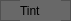
  <widget class="QFrame" name="frame_56">
   <property name="geometry">
    <rect>
     <x>276</x>
     <y>379</y>
     <width>71</width>
     <height>21</height>
    </rect>
   </property>
   <property name="minimumSize">
    <size>
     <width>71</width>
     <height>21</height>
    </size>
   </property>
   <property name="maximumSize">
    <size>
     <width>71</width>
     <height>21</height>
    </size>
   </property>
   <property name="styleSheet">
    <string notr="true">background-color: #686868;</string>
   </property>
   <property name="frameShape">
    <enum>QFrame::StyledPanel</enum>
   </property>
   <property name="frameShadow">
    <enum>QFrame::Raised</enum>
   </property>
   <widget class="QLabel" name="label_85">
    <property name="geometry">
     <rect>
      <x>10</x>
      <y>0</y>
      <width>61</width>
      <height>21</height>
     </rect>
    </property>
    <property name="minimumSize">
     <size>
      <width>61</width>
      <height>21</height>
     </size>
    </property>
    <property name="maximumSize">
     <size>
      <width>61</width>
      <height>21</height>
     </size>
    </property>
    <property name="text">
     <string>Frame Style</string>
    </property>
   </widget>
   <widget class="QFrame" name="frame_57">
    <property name="geometry">
     <rect>
      <x>0</x>
      <y>0</y>
      <width>71</width>
      <height>21</height>
     </rect>
    </property>
    <property name="minimumSize">
     <size>
      <width>71</width>
      <height>21</height>
     </size>
    </property>
    <property name="maximumSize">
     <size>
      <width>71</width>
      <height>21</height>
     </size>
    </property>
    <property name="styleSheet">
     <string notr="true">background-color: #686868;</string>
    </property>
    <property name="frameShape">
     <enum>QFrame::StyledPanel</enum>
    </property>
    <property name="frameShadow">
     <enum>QFrame::Raised</enum>
    </property>
    <widget class="QLabel" name="label_86">
     <property name="geometry">
      <rect>
       <x>20</x>
       <y>0</y>
       <width>41</width>
       <height>21</height>
      </rect>
     </property>
     <property name="minimumSize">
      <size>
       <width>41</width>
       <height>21</height>
      </size>
     </property>
     <property name="maximumSize">
      <size>
       <width>41</width>
       <height>21</height>
      </size>
     </property>
     <property name="text">
      <string>Tint</string>
     </property>
    </widget>
   </widget>
   <widget class="QLineEdit" name="lineEdit_41">
    <property name="geometry">
     <rect>
      <x>80</x>
      <y>0</y>
      <width>171</width>
      <height>21</height>
     </rect>
    </property>
    <property name="minimumSize">
     <size>
      <width>171</width>
      <height>21</height>
     </size>
    </property>
    <property name="maximumSize">
     <size>
      <width>171</width>
      <height>21</height>
     </size>
    </property>
    <property name="styleSheet">
     <string notr="true">border: 1px solid #686868;</string>
    </property>
   </widget>
  </widget>
